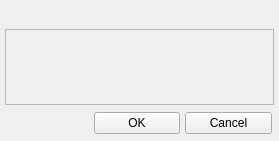
<?xml version="1.0" encoding="UTF-8"?>
<ui version="4.0">
 <class>Form</class>
 <widget class="QWidget" name="Form">
  <property name="geometry">
   <rect>
    <x>0</x>
    <y>0</y>
    <width>279</width>
    <height>141</height>
   </rect>
  </property>
  <property name="windowTitle">
   <string>Form</string>
  </property>
  <layout class="QVBoxLayout" name="verticalLayout">
   <property name="spacing">
    <number>5</number>
   </property>
   <property name="margin">
    <number>5</number>
   </property>
   <item>
    <widget class="QLabel" name="labelInfo">
     <property name="text">
      <string/>
     </property>
    </widget>
   </item>
   <item>
    <widget class="QWidget" name="containerTextTerm" native="true">
     <property name="sizePolicy">
      <sizepolicy hsizetype="Expanding" vsizetype="Fixed">
       <horstretch>0</horstretch>
       <verstretch>0</verstretch>
      </sizepolicy>
     </property>
    </widget>
   </item>
   <item>
    <widget class="QFrame" name="containerResultTree">
     <property name="sizePolicy">
      <sizepolicy hsizetype="Preferred" vsizetype="Expanding">
       <horstretch>0</horstretch>
       <verstretch>0</verstretch>
      </sizepolicy>
     </property>
     <property name="frameShape">
      <enum>QFrame::StyledPanel</enum>
     </property>
     <property name="frameShadow">
      <enum>QFrame::Raised</enum>
     </property>
    </widget>
   </item>
   <item>
    <widget class="QWidget" name="containerBottom" native="true">
     <property name="sizePolicy">
      <sizepolicy hsizetype="Preferred" vsizetype="Fixed">
       <horstretch>0</horstretch>
       <verstretch>0</verstretch>
      </sizepolicy>
     </property>
     <layout class="QHBoxLayout" name="horizontalLayout">
      <property name="spacing">
       <number>5</number>
      </property>
      <property name="margin">
       <number>2</number>
      </property>
      <item>
       <spacer name="horizontalSpacer">
        <property name="orientation">
         <enum>Qt::Horizontal</enum>
        </property>
        <property name="sizeHint" stdset="0">
         <size>
          <width>40</width>
          <height>20</height>
         </size>
        </property>
       </spacer>
      </item>
      <item>
       <widget class="QPushButton" name="buttonOK">
        <property name="sizePolicy">
         <sizepolicy hsizetype="Expanding" vsizetype="Fixed">
          <horstretch>0</horstretch>
          <verstretch>0</verstretch>
         </sizepolicy>
        </property>
        <property name="text">
         <string>OK</string>
        </property>
       </widget>
      </item>
      <item>
       <widget class="QPushButton" name="buttonCancel">
        <property name="sizePolicy">
         <sizepolicy hsizetype="Expanding" vsizetype="Fixed">
          <horstretch>0</horstretch>
          <verstretch>0</verstretch>
         </sizepolicy>
        </property>
        <property name="text">
         <string>Cancel</string>
        </property>
       </widget>
      </item>
     </layout>
    </widget>
   </item>
  </layout>
 </widget>
 <resources/>
 <connections/>
</ui>
